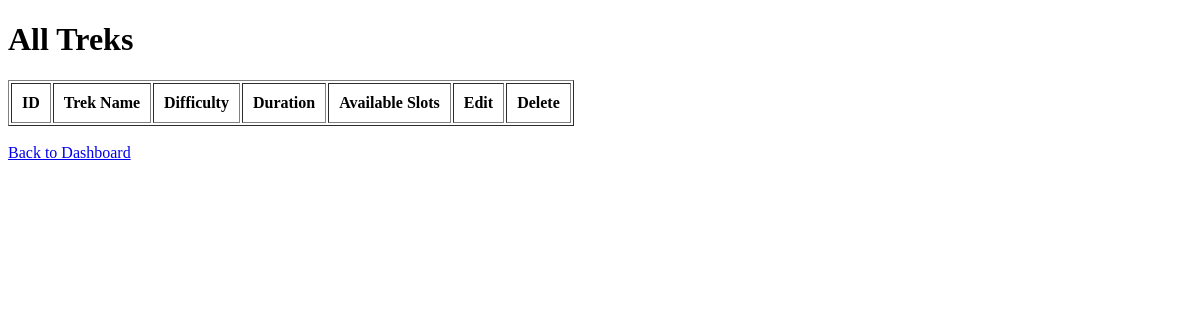
Before: /admin/treks with the older database file.
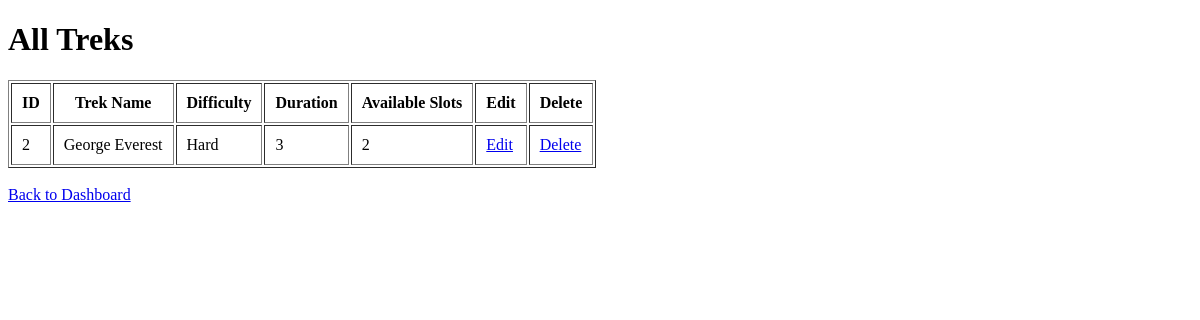
After: the same page with the newer database file.
### models/models.py (models this page shows)
class Trek(db.Model):
    __tablename__ = "treks"
    id = db.Column(db.Integer, primary_key=True)
    trek_name = db.Column(db.String(100), nullable=False)
    difficulty = db.Column(db.String(50))
    duration_days = db.Column(db.Integer)
    available_slots = db.Column(db.Integer)
    status = db.Column(
        db.String(20),
        default="Open"
    )
    assigned_staff_id = db.Column(
        db.Integer,
        db.ForeignKey("users.id")
    )
    bookings = db.relationship(
        "Booking",
        backref="trek",
        lazy=True
    )

### controllers/auth.py (the view)
@auth.route("/admin/treks")
def view_treks():
    treks = Trek.query.all()
    return render_template(
        "view_treks.html",
        treks=treks
    )

### templates/view_treks.html (shortened to what this page needs)
<!DOCTYPE html>
<html>
<head>
</head>
<body>
<h1>All Treks</h1>
<table border="1" cellpadding="10">
<tr>
    <th>ID</th>
    <th>Trek Name</th>
    <th>Difficulty</th>
    <th>Duration</th>
    <th>Available Slots</th>
    <th>Edit</th>
    <th>Delete</th>
</tr>
{% for trek in treks %}
<tr>
<td>{{ trek.id }}</td>
<td>{{ trek.trek_name }}</td>
<td>{{ trek.difficulty }}</td>
<td>{{ trek.duration_days }}</td>
<td>{{ trek.available_slots }}</td>
<td>
    <a href="/admin/edit_trek/{{ trek.id }}">Edit</a>
</td>
<td>
    <a href="/admin/delete_trek/{{ trek.id }}">Delete</a>
</td>
</tr>
{% endfor %}
</table>
<br>
<a href="/admin/dashboard">Back to Dashboard</a>
</body>
</html>

Changed rows visible on the page:
added Trek: id "2", trek_name "George Everest", difficulty "Hard", duration_days "3", available_slots "2"
